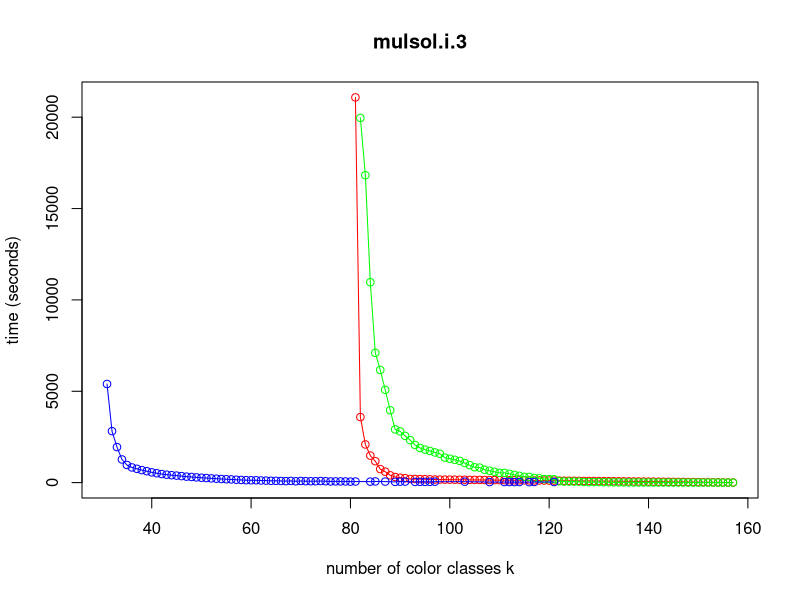
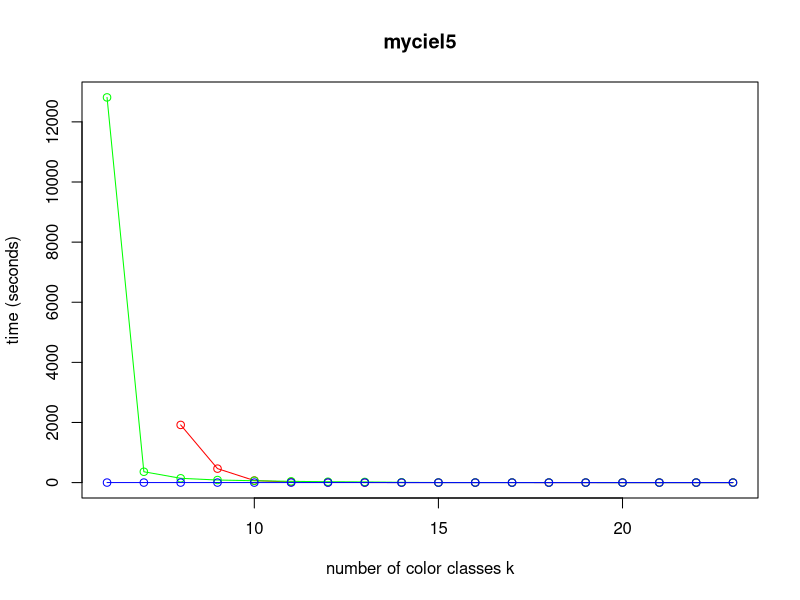
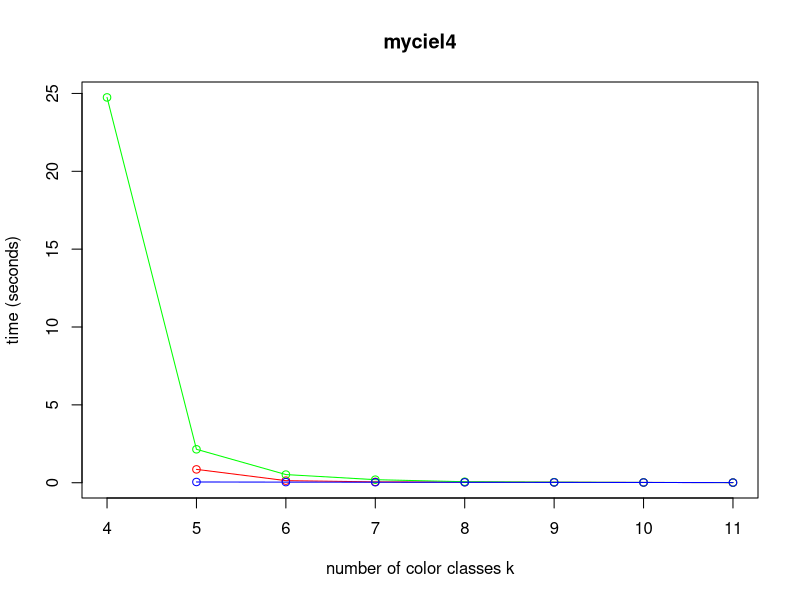
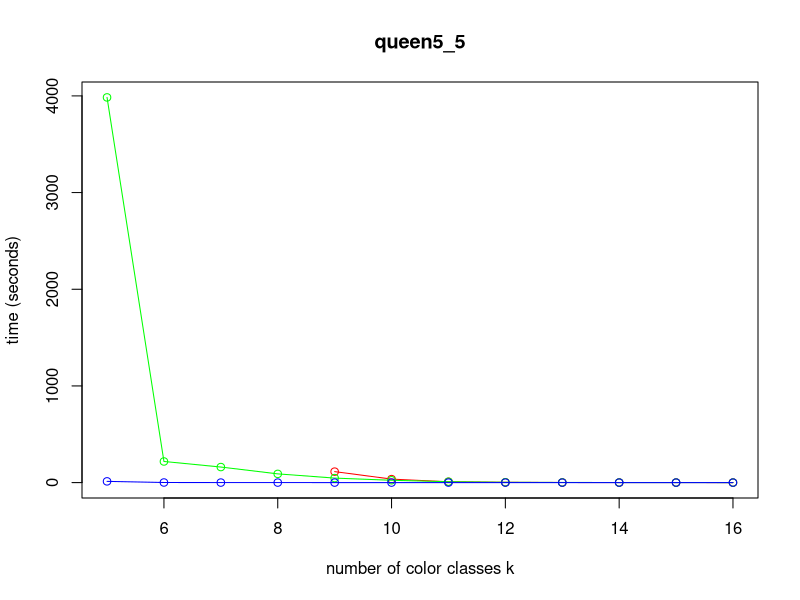
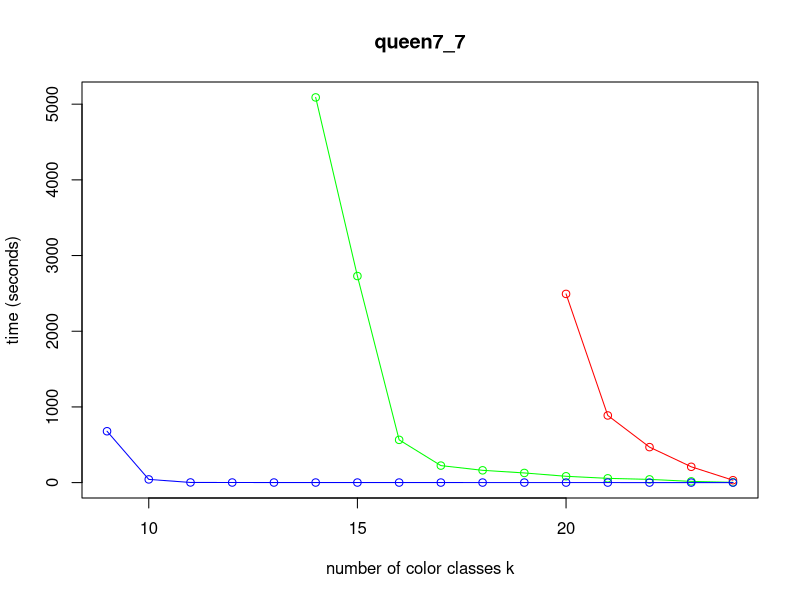

Generate these figures, in order, with R:
# GCP GRAPHS

setwd("~/Dropbox/Work2015/Graphs/GraphTheory-Exercises/Lit_Review")

bob = read.csv('results_incremental_runtime.txt',header=F)
colnames(bob) = c('graph','solver','k','time','successes','iterNum')
graph_names = unique(bob$graph)
solver_names = unique(bob$solver)
# 5 graphs, 4 solvers on each graph, k vs time

for(graph_name in graph_names){
  graph = bob[bob$graph==graph_name & bob$solver!="BruteBuckets",]
  graph = graph[order(graph$graph,graph$k),]
  png(file = paste0(graph_name,'.png'), 900,600 )
  plot(graph$k,graph$time/1000,main=gsub('.col','',substr(graph_name, start = 4, stop = 1000000L)),
       pch='',xlab='number of color classes k',ylab='time (seconds)')
  colors = c('red','green','blue')
  ii=1
  for(solver_name in solver_names[-1]){
    lines(graph$k[graph$solver==solver_name],graph$time[graph$solver==solver_name]/1000,
         col=colors[ii],type='o')
    ii=ii+1
  }
  dev.off()
  
}


